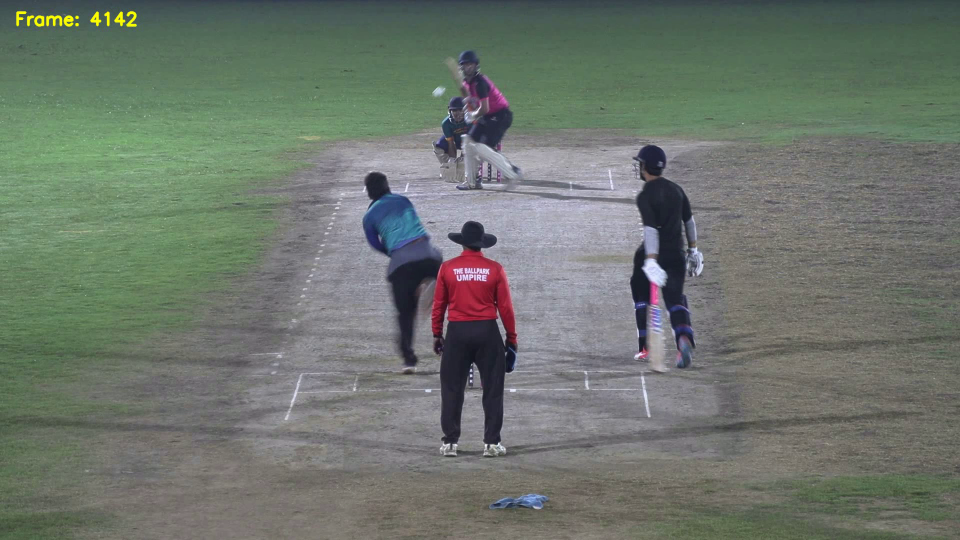
#> input picture frame 3 of data/test_video/1.mp4, 1920 x 1080 px, given in place of test_video, which was not available (shown at 1/2 size)
$ python inference.py
#> lines starting #> are read from the running program, lines starting #| are printed output that depends on the picture; after the words box and inside, x2 and y2 are one past the last pixel; in counts of white or black regions, pixels touching at a corner belong together; pictures that were not available may be replaced by others from this repository, and a replacement may not be noted
import cv2
import numpy as np
import pandas as pd
import os

VIDEO_PATH = r"C:\Users\HP\Desktop\cricket_ball_tracking\data\test_video"
OUT_VIDEO = r"C:\Users\HP\Desktop\cricket_ball_tracking\results\ball_tracked_final.mp4"
OUT_CSV = r"C:\Users\HP\Desktop\cricket_ball_tracking\results\ball_positions_final.csv"

os.makedirs("results", exist_ok=True)

clicked_points = {}
current_click_frame = None
trajectory = []

def select_point(event, x, y, flags, param):
    global clicked_points, current_click_frame
    if event == cv2.EVENT_LBUTTONDOWN:
        clicked_points[current_click_frame] = (x, y)
        print(f"Ball clicked at frame {current_click_frame}: {x},{y}")

cap = cv2.VideoCapture(VIDEO_PATH)
ret, first_frame = cap.read()
#> first_frame is the input picture: shape (1080, 1920, 3); mean B, G, R 108, 117.1, 109
if not ret:
    print(" Cannot read video")
    exit()

h, w = first_frame.shape[:2]
#> h = 1080; w = 1920
fps = cap.get(cv2.CAP_PROP_FPS)
scale = 0.7
writer = cv2.VideoWriter(
    OUT_VIDEO,
    cv2.VideoWriter_fourcc(*"mp4v"),
    fps,
    (int(w*scale), int(h*scale))
)

cv2.namedWindow("Select Ball")
cv2.setMouseCallback("Select Ball", select_point)

cap.set(cv2.CAP_PROP_POS_FRAMES, 0)
prev_gray = cv2.cvtColor(first_frame, cv2.COLOR_BGR2GRAY)
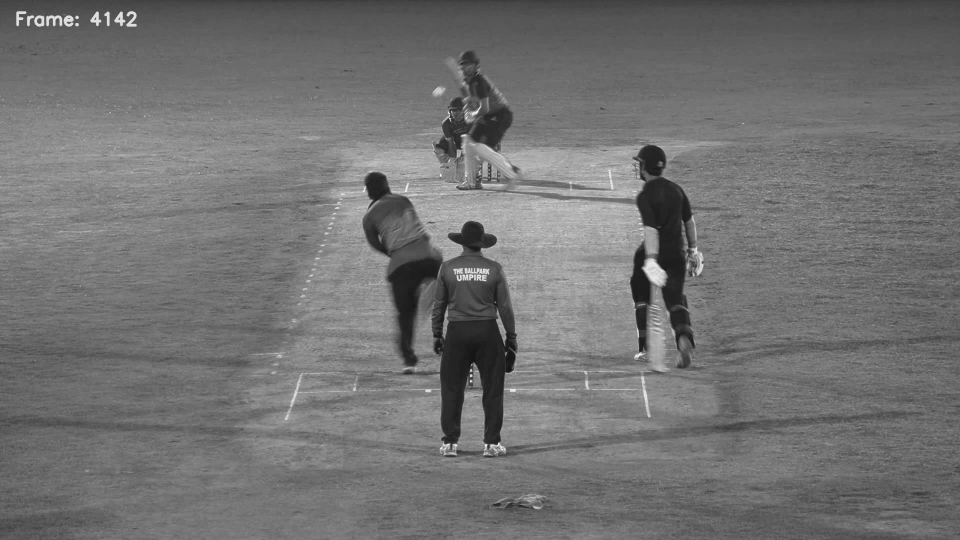
#> prev_gray: shape (1080, 1920) (shown at 1/2 size); min 15, max 254, mean 113.7
frame_id = 0
frames = []
motion_frames = []

while True:
    ret, frame = cap.read()
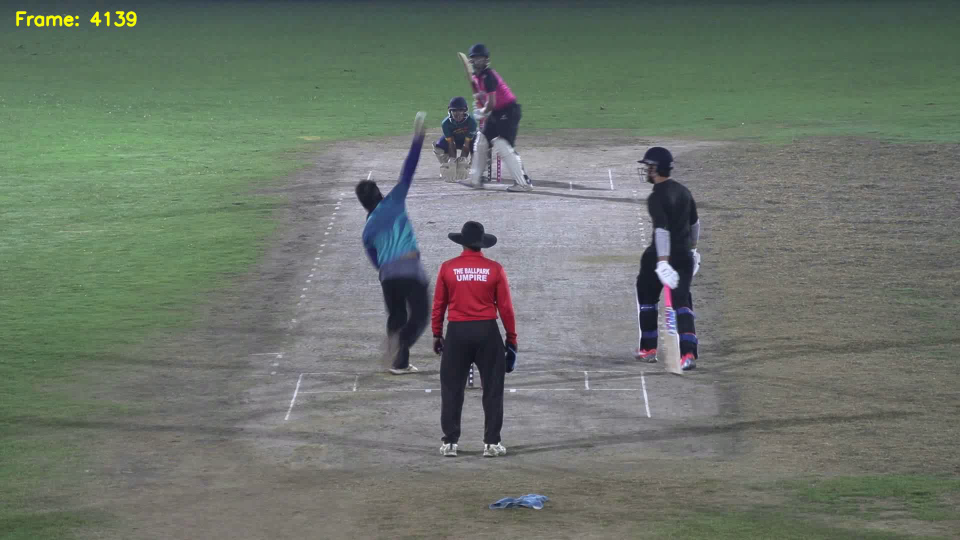
#> input picture frame 0 of data/test_video/1.mp4, 1920 x 1080 px, given in place of test_video, which was not available (shown at 1/2 size)
#> frame is the input picture: shape (1080, 1920, 3); mean B, G, R 106.7, 116.5, 107.9
    if not ret:
        break
    frames.append(frame)
    gray = cv2.cvtColor(frame, cv2.COLOR_BGR2GRAY)
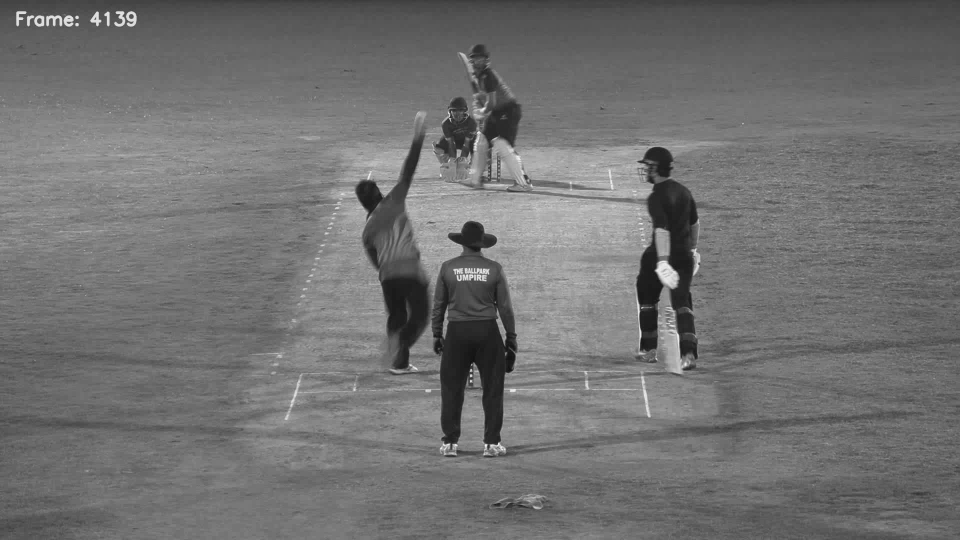
#> gray: shape (1080, 1920) (shown at 1/2 size); min 12, max 254, mean 112.8
    diff = cv2.absdiff(prev_gray, gray)
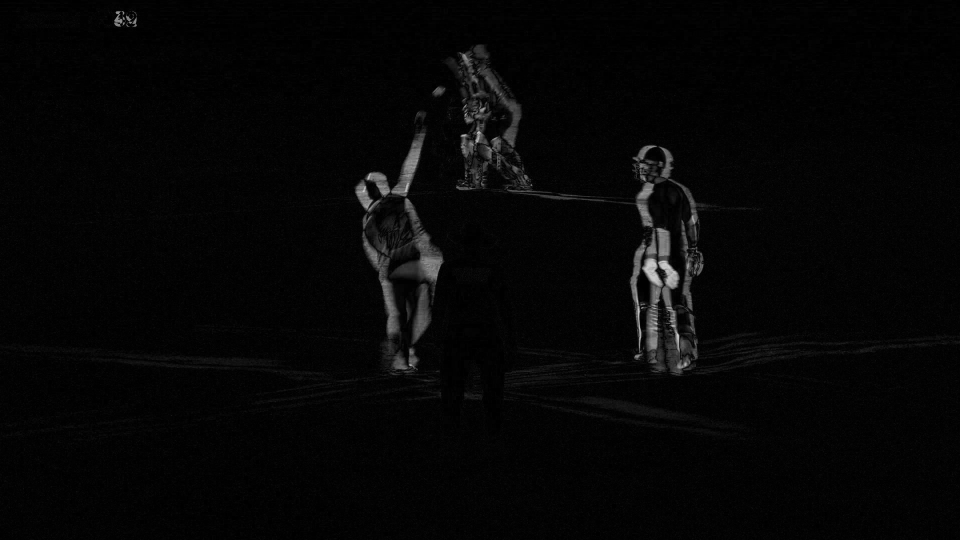
#> diff: shape (1080, 1920) (shown at 1/2 size); min 0, max 219, mean 5.8
    _, diff_thresh = cv2.threshold(diff, 30, 255, cv2.THRESH_BINARY)
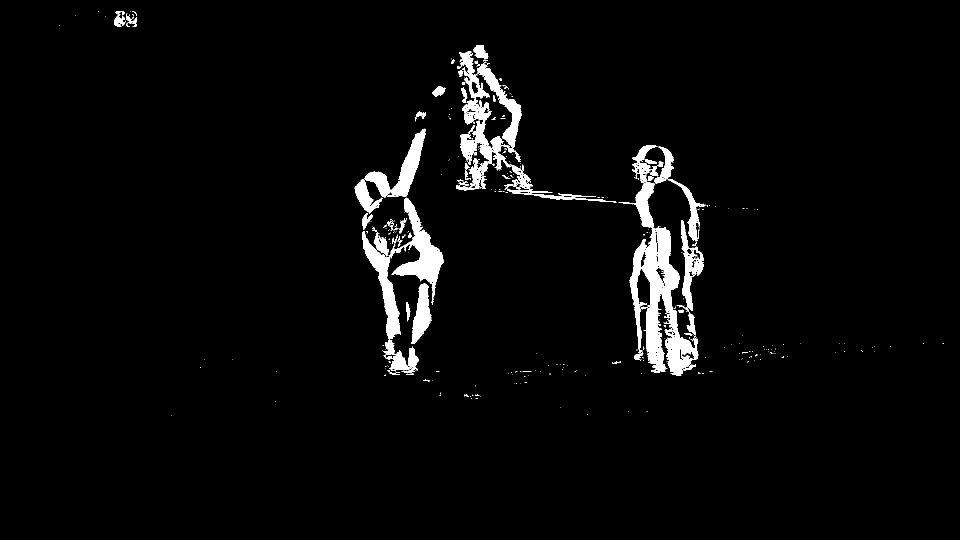
#> diff_thresh: shape (1080, 1920) (shown at 1/2 size); 3.4% white; 377 white regions (294 under 20 px), largest, box (x1, y1, x2, y2) and area: (1283, 454, 1397, 752) 14671, (918, 102, 1065, 378) 7865, (777, 395, 888, 609) 6745
    motion = cv2.countNonZero(diff_thresh)
#> motion = 70004


    if motion > 2000:
        motion_frames.append(frame_id)

    prev_gray = gray.copy()
    frame_id += 1

cap.release()

print(f"Detected {len(motion_frames)} frames with ball motion.")

for f_id in motion_frames:
    frame = frames[f_id]
    frame_small = cv2.resize(frame, (int(w*scale), int(h*scale)))
    current_click_frame = f_id
    cv2.imshow("Select Ball", frame_small)
    key = cv2.waitKey(0) & 0xFF
    if key == ord('c'):
        print(f"Click on the ball for frame {f_id}")
        cv2.waitKey(1)
    elif key == ord('s'):
        print(f"Skipped frame {f_id}")
        continue

cv2.destroyAllWindows()


sorted_frames = sorted(clicked_points.keys())
if len(sorted_frames) < 2:
    print(" You must click at least 2 frames")
    exit()

interpolated_positions = []
total_frames = len(frames)
for i in range(len(sorted_frames)-1):
    f1, f2 = sorted_frames[i], sorted_frames[i+1]
    x1, y1 = clicked_points[f1]
    x2, y2 = clicked_points[f2]
    for f in range(f1, f2):
        t = (f - f1) / (f2 - f1)
        x = int(x1 + (x2 - x1) * t)
        y = int(y1 + (y2 - y1) * t)
        interpolated_positions.append((f, x, y))

last_frame = sorted_frames[-1]
x_last, y_last = clicked_points[last_frame]
for f in range(last_frame, total_frames):
    interpolated_positions.append((f, x_last, y_last))

trajectory = []
data = []

for f_id, x, y in interpolated_positions:
    frame = frames[f_id]
    frame_small = cv2.resize(frame, (int(w*scale), int(h*scale)))
    trajectory.append((x, y))

    for i in range(1, len(trajectory)):
        cv2.line(frame_small, trajectory[i-1], trajectory[i], (0,0,255), 2)

    cv2.circle(frame_small, (x, y), 6, (0,255,0), -1)
    writer.write(frame_small)
    data.append([f_id, x, y, 1])

writer.release()

df = pd.DataFrame(data, columns=["frame", "x", "y", "visible"])
df.to_csv(OUT_CSV, index=False)

print("Tracking finished!")
print("Video saved:", OUT_VIDEO)
print("CSV saved:", OUT_CSV)

$ run again, starting later in the video
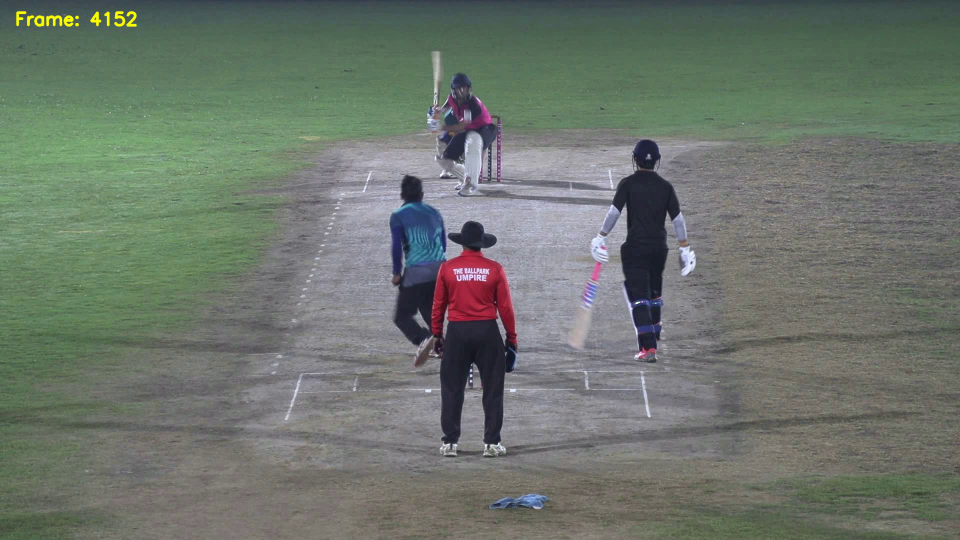
#> input picture frame 13 of data/test_video/1.mp4, 1920 x 1080 px, given in place of test_video, which was not available (shown at 1/2 size)
#> first_frame is the input picture: shape (1080, 1920, 3); mean B, G, R 107.6, 116.8, 108.7
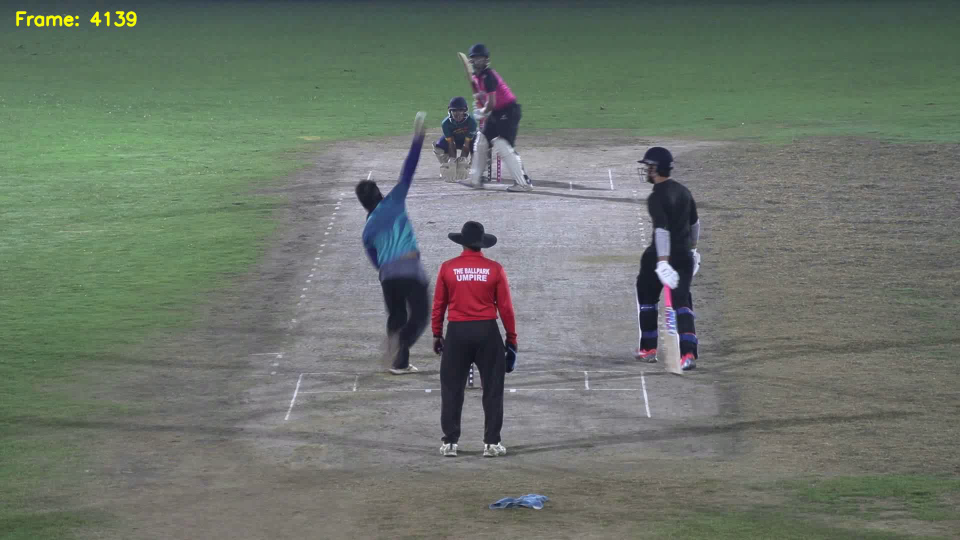
#> input picture frame 0 of data/test_video/1.mp4, 1920 x 1080 px, given in place of test_video, which was not available (shown at 1/2 size)
#> frame is the input picture: shape (1080, 1920, 3); mean B, G, R 106.7, 116.5, 107.9
#> `_, diff_thresh = cv2.threshold(diff, 30, 255, cv2.THRESH_BINARY)`:
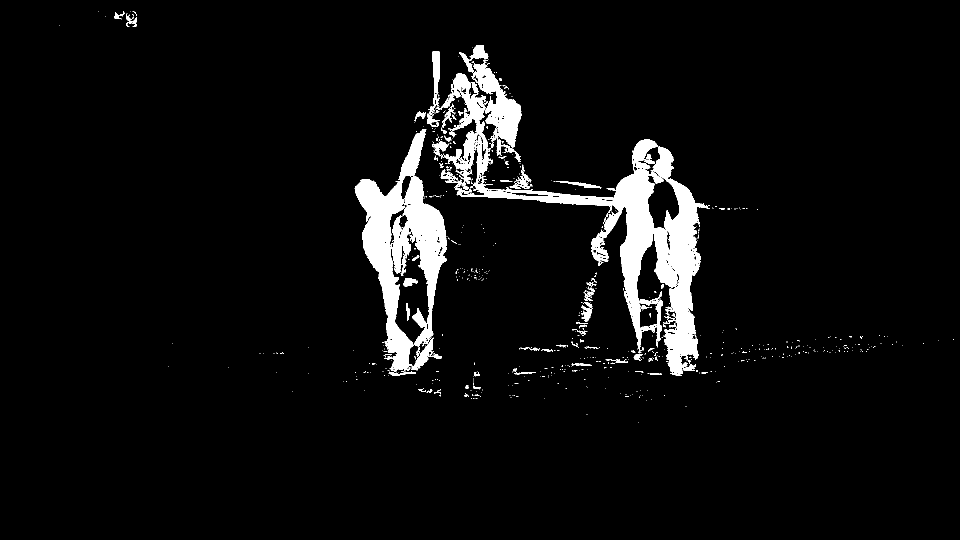
#> diff_thresh: shape (1080, 1920) (shown at 1/2 size); 5.2% white; 776 white regions (674 under 20 px), largest, box (x1, y1, x2, y2) and area: (881, 146, 1420, 752) 52667, (709, 258, 853, 743) 19004, (784, 352, 893, 693) 14532
#> motion = 107265

$ run again, starting later in the video
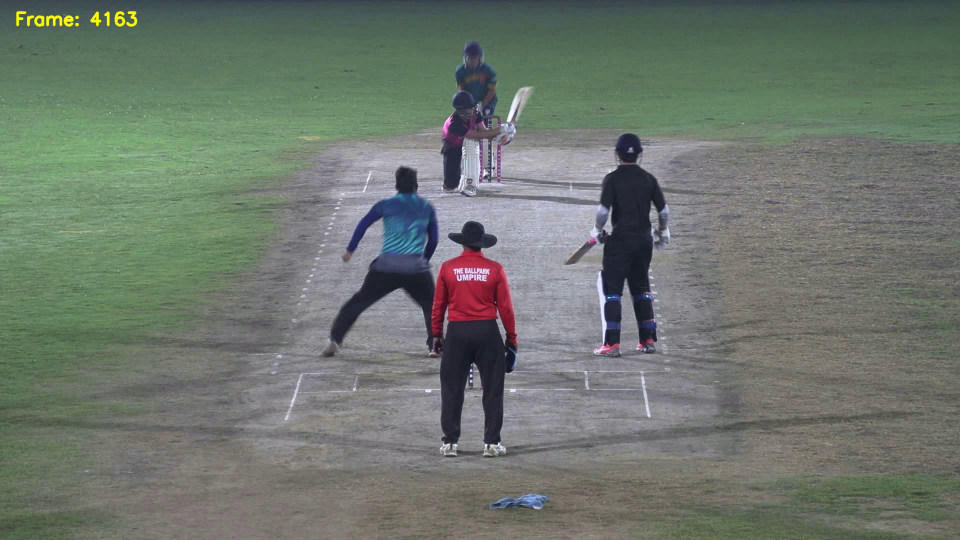
#> input picture frame 24 of data/test_video/1.mp4, 1920 x 1080 px, given in place of test_video, which was not available (shown at 1/2 size)
#> first_frame is the input picture: shape (1080, 1920, 3); mean B, G, R 108.7, 118, 109.6
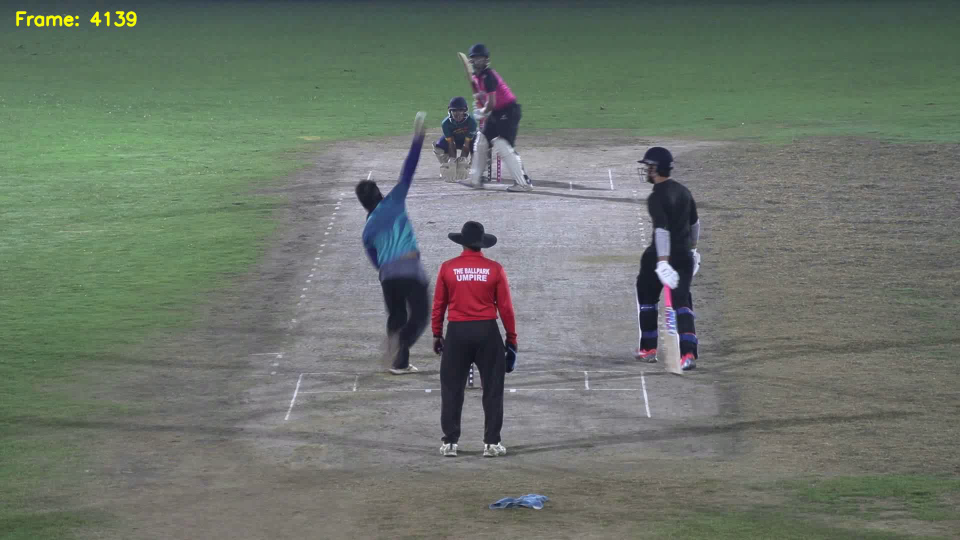
#> input picture frame 0 of data/test_video/1.mp4, 1920 x 1080 px, given in place of test_video, which was not available (shown at 1/2 size)
#> frame is the input picture: shape (1080, 1920, 3); mean B, G, R 106.7, 116.5, 107.9
#> `_, diff_thresh = cv2.threshold(diff, 30, 255, cv2.THRESH_BINARY)`:
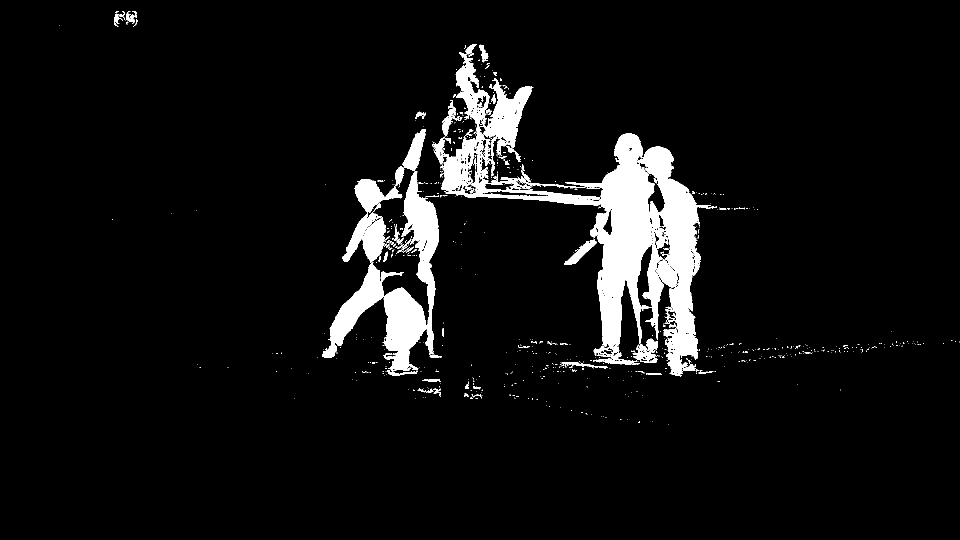
#> diff_thresh: shape (1080, 1920) (shown at 1/2 size); 6.3% white; 763 white regions (673 under 20 px), largest, box (x1, y1, x2, y2) and area: (883, 88, 1434, 753) 74568, (765, 342, 878, 742) 19027, (684, 358, 805, 526) 7768
#> motion = 129836
